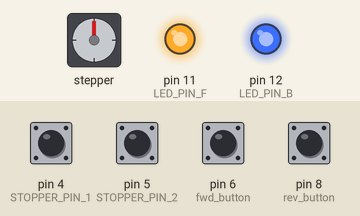
This program was run on a simulated Arduino Uno, built with avr-gcc and run on an emulated ATmega328P. On the bench: stepper motor, output pins drawn as LEDs (lit = HIGH). Wiring (inferred from the names in the program): stepper motor driver (200 steps per turn assumed): step pin 3; direction pin 2; enable pin 13. Inputs (shaded band) come from the test bench; at power-on: pin 4 (STOPPER_PIN_1), pin 5 (STOPPER_PIN_2), pin 6 (fwd_button), pin 8 (rev_button) HIGH. Pins used as bus, display or sensor lines are not drawn.

Above: at 1.2 s.
1.3 s: pin 6 (fwd_button) pulled LOW for 0.15 s
At 1.45 s:
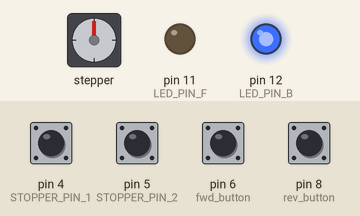
4.3 s: pin 4 (STOPPER_PIN_1) pulled LOW for 0.15 s
At 4.7 s:
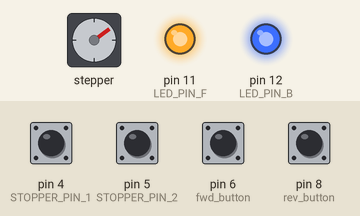
5.9 s: pin 8 (rev_button) pulled LOW for 0.15 s
At 6.05 s:
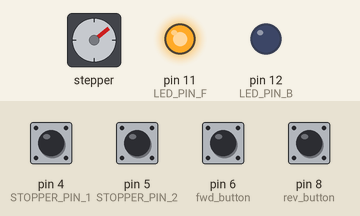
8.9 s: pin 5 (STOPPER_PIN_2) pulled LOW for 0.15 s
At 9.4 s:
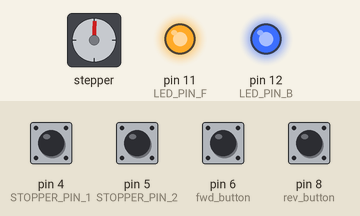
10.5 s: pin 6 (fwd_button) pulled LOW for 1 s
At 10.95 s:
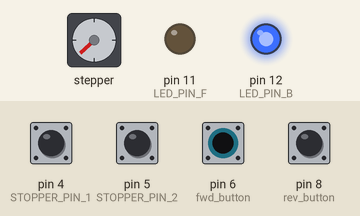
14.5 s: pin 4 (STOPPER_PIN_1) pulled LOW for 1 s
At 15.8 s:
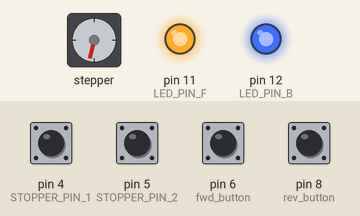
Timing chart, 0 to 17.5 s (numbered marks = the images above; inputs shaded):
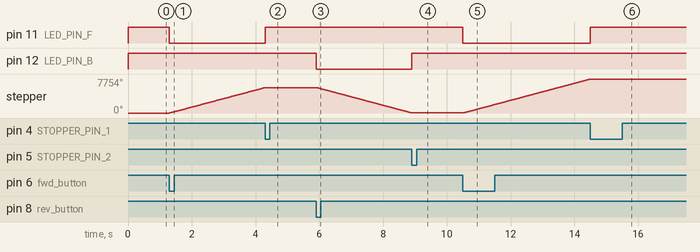

Measured:
- after the input at 1.3 s, pin 11 (LED_PIN_F): HIGH → LOW at once; stepper: keeps turning clockwise at about 1938°/s, starting at once
- after the input at 4.3 s, pin 11 (LED_PIN_F): LOW → HIGH at once
- after the input at 5.9 s, pin 12 (LED_PIN_B): HIGH → LOW at once; stepper: keeps turning counter-clockwise at about 1937°/s, starting at once
- after the input at 8.9 s, pin 12 (LED_PIN_B): LOW → HIGH at once
- after the input at 10.5 s, pin 11 (LED_PIN_F): HIGH → LOW at once; stepper: keeps turning clockwise at about 1938°/s, starting at once
- after the input at 14.5 s, pin 11 (LED_PIN_F): LOW → HIGH at once

The program:

main.cpp
```cpp
#include <Arduino.h>

#define STEP_PIN 3      // ПІН STEP
#define DIR_PIN 2      // ПІН DIR
#define ENABLE_PIN 13    // ПІН EN
#define STOPPER_PIN_1 4 //  КІНЦЕВИК 1
#define STOPPER_PIN_2 5 //  КІНЦЕВИК 2

#define LED_PIN_F 11 // ПІН ДЛЯ LED ІНДИКАЦІЇ
#define LED_PIN_B 12 // ПІН ДЛЯ LED ІНДИКАЦІЇ

#define fwd_button 6 // КНОПКА ВПЕРЕД
#define rev_button 8 // КНОПКА НАЗАД

/*
    Час між імпульсами у мксек. 1000 мксек = 1 мсек = 0.001 сек. Частота проходження імпульсів 1/0.001 = 1 кГц,
    Не рекомендується встановлювати час менше 100 мсек, оскільки частота буде 10 кГц
*/
#define frequency 450

bool isMotorRunning = false;

bool stopper1 = false;
bool stopper2 = false;
bool forwardButton = false;
bool backwardButton = false;

enum Direction
{
    Forward = 0x1,
    Backward = 0x0
};

enum State
{
    STANDBY,
    FORWARD,
    BACKWARD
};

State state;
Direction direction = Forward;

void move();
void readButtons();
void handleState();
void stopMotor();

void setup()
{
    pinMode(fwd_button, INPUT_PULLUP);
    pinMode(rev_button, INPUT_PULLUP);
    pinMode(STOPPER_PIN_1, INPUT_PULLUP);
    pinMode(STOPPER_PIN_2, INPUT_PULLUP);
    pinMode(STEP_PIN, OUTPUT);
    pinMode(DIR_PIN, OUTPUT);
    pinMode(ENABLE_PIN, OUTPUT);
    pinMode(LED_PIN_F, OUTPUT);
    pinMode(LED_PIN_B, OUTPUT);

    digitalWrite(ENABLE_PIN, HIGH);
    digitalWrite(LED_PIN_F, HIGH);
    digitalWrite(LED_PIN_B, HIGH);

    state = STANDBY;
    isMotorRunning = false;
}

void loop()
{
    readButtons();
    handleState();
    switch (state)
    {
    case STANDBY:
        stopMotor();
        break;
    case FORWARD:
        if (!stopper1)
        {
            move();
        } else
        {
            stopMotor();
        }
        break;
    case BACKWARD:
        if(!stopper2)
        {
            move();
        } else
        {
            stopMotor();
        }
        break;
    default:
        break;
    }
}

void move()
{
    digitalWrite(STEP_PIN, HIGH);
    delayMicroseconds(frequency);
    digitalWrite(STEP_PIN, LOW);
    delayMicroseconds(frequency);
}

void readButtons()
{
    stopper1 = !digitalRead(STOPPER_PIN_1);
    stopper2 = !digitalRead(STOPPER_PIN_2);

    forwardButton = !digitalRead(fwd_button);
    backwardButton = !digitalRead(rev_button);
}

void handleState()
{
    if (!isMotorRunning && !stopper1 && forwardButton)
    {
        state = FORWARD;
        digitalWrite(DIR_PIN, Direction::Forward);
        isMotorRunning = true;
        digitalWrite(ENABLE_PIN, LOW);
        digitalWrite(LED_PIN_B, HIGH);
        digitalWrite(LED_PIN_F, LOW);
    }
    if (!isMotorRunning && !stopper2 && backwardButton)
    {
        state = BACKWARD;
        digitalWrite(DIR_PIN, Direction::Backward);
        isMotorRunning = true;
        digitalWrite(ENABLE_PIN, LOW);
        digitalWrite(LED_PIN_F, HIGH);
        digitalWrite(LED_PIN_B, LOW);
    }
}

void stopMotor()
{
    state = STANDBY;
    isMotorRunning = false;
    digitalWrite(ENABLE_PIN, HIGH);
    digitalWrite(LED_PIN_B, HIGH);
    digitalWrite(LED_PIN_F, HIGH);
}
```

calibratinon.cpp
```cpp
// ЦЕЙ КОД ТІЛЬКИ ДЛЯ КАЛІБРОВКИ
// #include "Arduino.h"

// const int dirPin = 2;
// const int stepPin = 3;
// const int enablePin = 13;
// const int stepsPerRevolution = 200;
// int delayTime = 640;

// int buttonFwd = 6;
// int buttonBack = 8;

// void setup()
// {
//     pinMode(stepPin, OUTPUT);
//     pinMode(dirPin, OUTPUT);
//     pinMode(enablePin, OUTPUT);

//     pinMode(buttonFwd, INPUT_PULLUP);
//     pinMode(buttonBack, INPUT_PULLUP);
//     Serial.begin(9600);
// }
// void move()
// {
//     for (int x = 0; x < stepsPerRevolution; x++)
//     {
//         digitalWrite(stepPin, HIGH);
//         delayMicroseconds(delayTime);
//         digitalWrite(stepPin, LOW);
//         delayMicroseconds(delayTime);
//     }
//     Serial.println("END");
// }
// void loop()
// {
//     bool f = !digitalRead(buttonFwd);
//     bool b = !digitalRead(buttonBack);
//     if (f)
//     {
//         digitalWrite(enablePin, LOW);
//         Serial.println("FORWARD");
//         digitalWrite(dirPin, HIGH);
//         move();
//     }
//     if (b)
//     {
//         digitalWrite(enablePin, LOW);
//         Serial.println("BACKWARD");
//         digitalWrite(dirPin, LOW);
//         move();
//     }
//     if (!f && !b)
//     {
//         digitalWrite(enablePin, HIGH);
//     }
// }
```
